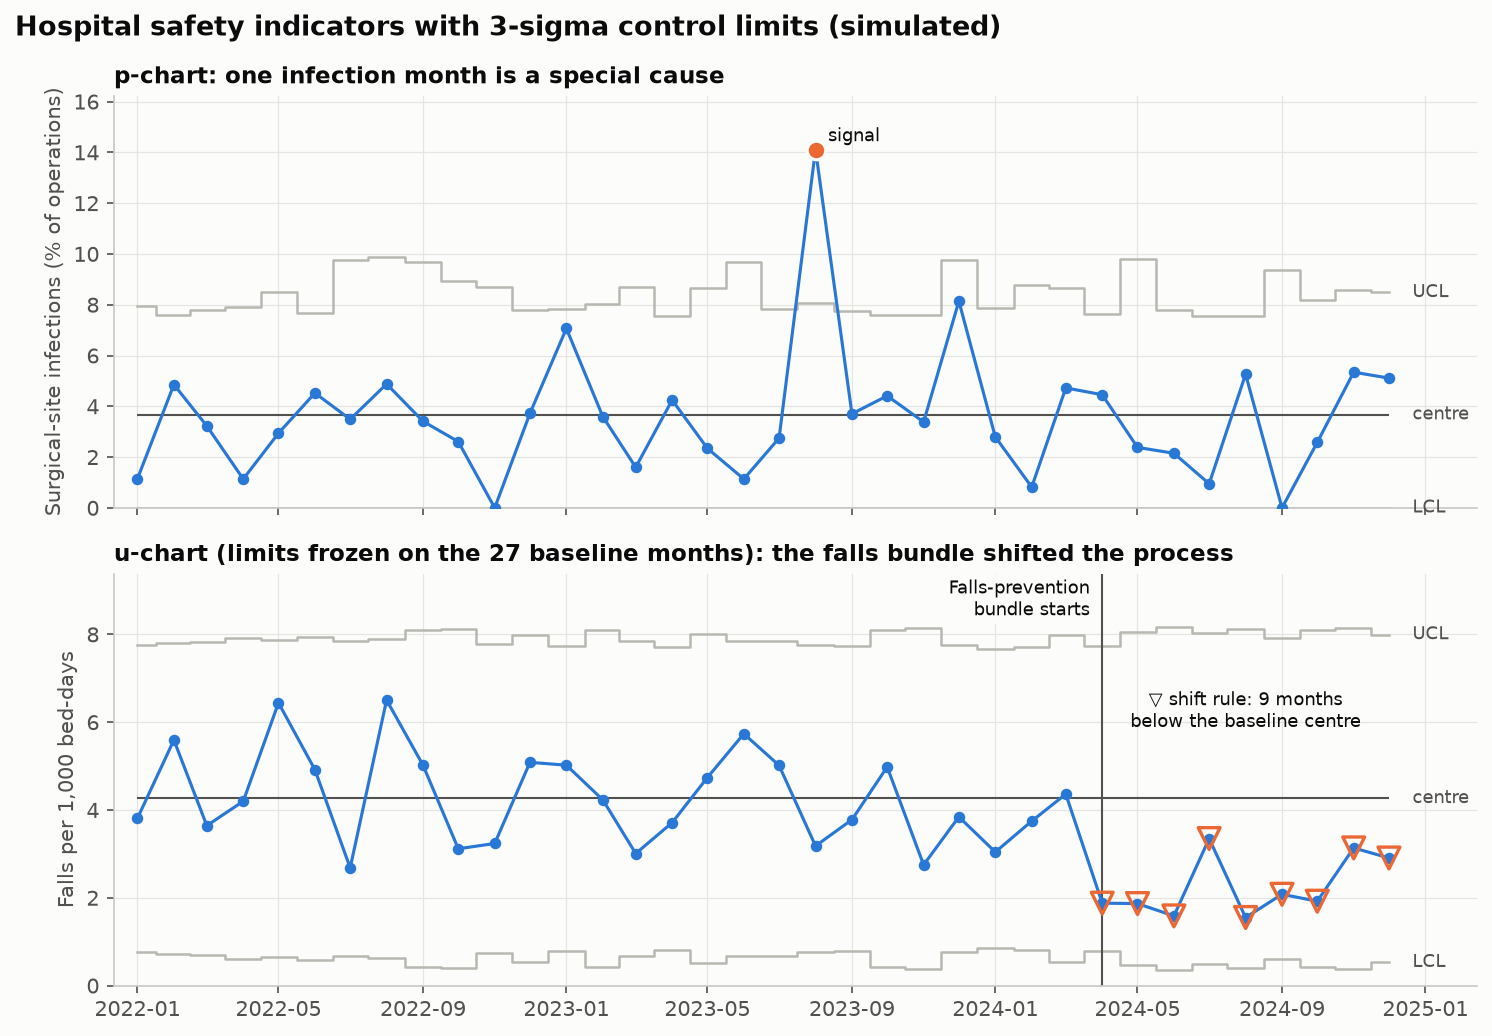

This figure's Python source:
"""
Control Charts (p-chart and u-chart)  -  family: Healthcare & life sciences

DESIGN PURPOSE
Shewhart control charts plot a rate or proportion over time with a centre line
and 3-sigma limits computed from each period's own denominator. Points outside
the limits are special-cause variation worth investigating; everything inside
is the common-cause noise of a stable process. The p-chart handles proportions
(infections per operation), the u-chart rates per unit of exposure (falls per
1,000 bed-days).

WHEN TO USE
  - Monitor a quality or safety indicator whose denominator changes from
    period to period
  - Decide whether a single bad month needs investigation or is within normal
    variation
  - Show whether an improvement has moved the process to a new, stable level

AVOID WHEN
  - Denominators are tiny (a handful of cases per period); the limits become
    meaningless
  - The data show strong seasonality or overdispersion (use a Laney p′/u′
    chart or a model)
  - You have no time order (use a funnel plot to compare units instead)

ALTERNATIVES
  - Run chart (no limits, fewer assumptions)
  - Funnel plot (comparing many units at one time)
  - XmR chart (continuous measures such as waiting times)

REFERENCE
  - Mohammed, M. A., Worthington, P. & Woodall, W. H. (2008). Plotting basic
    control charts: tutorial notes for healthcare practitioners. Quality and
    Safety in Health Care 17(2), 137–145.
    https://qualitysafety.bmj.com/content/17/2/137

EXAMPLE
Simulated hospital data over 36 months. Top: surgical-site infections as a
proportion of operations (80–220 operations a month), with one outbreak month.
Bottom: inpatient falls per 1,000 bed-days, with a falls-prevention bundle
introduced in month 28.

NOTE: Examples use simulated data. De-identify patient data before analysing
it in notebooks: executed notebooks store their outputs.

Run:  python spc_control_chart.py
"""
import sys
from pathlib import Path

# This example uses the reusable vizlib package from this repository
# (or `pip install -e .` at the repo root).
sys.path.insert(0, str(Path(__file__).resolve().parents[2]))

import numpy as np
import pandas as pd
import matplotlib.pyplot as plt

# Library style: categorical colors in fixed order, recessive axes, hairline grid.
PALETTE = ["#2a78d6", "#eb6834", "#1baf7a", "#eda100",
           "#e87ba4", "#008300", "#6250d6", "#e34948"]
SEQ_CMAP = "Blues"      # sequential: one hue, light -> dark
DIV_CMAP = "RdBu_r"     # diverging: two opposite hues, neutral midpoint
GRAY = "#b8b7b1"        # de-emphasised marks
plt.rcParams.update({
    "figure.figsize": (8, 4.8), "figure.dpi": 110, "figure.facecolor": "#fcfcfb",
    "axes.facecolor": "#fcfcfb", "axes.edgecolor": "#c9c8c3", "axes.linewidth": 0.8,
    "axes.spines.top": False, "axes.spines.right": False,
    "axes.grid": True, "grid.color": "#e6e5e1", "grid.linewidth": 0.6, "axes.axisbelow": True,
    "axes.prop_cycle": plt.cycler(color=PALETTE),
    "axes.titlesize": 13, "axes.titleweight": "bold", "axes.titlelocation": "left",
    "axes.labelcolor": "#52514e", "xtick.color": "#52514e", "ytick.color": "#52514e",
    "text.color": "#0b0b0b", "font.size": 10, "lines.linewidth": 2,
    "legend.frameon": False,
})

from vizlib.health import p_chart, u_chart, run_chart_signals

# --- Example data ------------------------------------------------------------
rng = np.random.default_rng(2008)
months = pd.period_range("2022-01", periods=36, freq="M").to_timestamp()
operations = rng.integers(80, 221, 36)
ssi_rate = np.full(36, 0.035)
ssi_rate[19] = 0.12                      # outbreak month
infections = rng.binomial(operations, ssi_rate)
bed_days = rng.integers(2500, 3301, 36)
falls_rate = np.where(np.arange(36) < 27, 4.0, 1.9) / 1000
falls = rng.poisson(falls_rate * bed_days)
change = 27                          # falls bundle starts (month 28)
p = p_chart(infections, operations)
# Freeze the u-chart centre on the baseline months, then extend its limits to every month.
ubar = u_chart(falls[:change], bed_days[:change])["center"].iloc[0]
u = pd.DataFrame({"u": falls / bed_days, "center": ubar})
u["ucl"] = ubar + 3 * np.sqrt(ubar / bed_days)
u["lcl"] = np.clip(ubar - 3 * np.sqrt(ubar / bed_days), 0, None)
u["signal"] = (u["u"] > u["ucl"]) | (u["u"] < u["lcl"])
falls_shift = run_chart_signals(u["u"], center=ubar, shift=8)["shift"]   # rule: 8+ points below centre
pd.DataFrame({"month": months, "operations": operations, "infections": infections,
              "bed_days": bed_days, "falls": falls}).head()

# --- Plot --------------------------------------------------------------------
fig, (a1, a2) = plt.subplots(2, 1, figsize=(10, 7), sharex=True)
for ax, chart, value, scale, label in (
        (a1, p, "p", 100, "Surgical-site infections (% of operations)"),
        (a2, u, "u", 1000, "Falls per 1,000 bed-days")):
    v = chart[value] * scale
    ax.step(months, chart["ucl"] * scale, where="mid", color="#b8b7b1", linewidth=1.2)
    ax.step(months, chart["lcl"] * scale, where="mid", color="#b8b7b1", linewidth=1.2)
    ax.hlines(chart["center"].iloc[0] * scale, months[0], months[-1], color="#52514e", linewidth=1)
    ax.plot(months, v, color=PALETTE[0], marker="o", markersize=4.5, linewidth=1.5, zorder=3)
    sig = chart["signal"].values
    ax.scatter(months[sig], v[sig], s=80, color=PALETTE[1], edgecolor="#fcfcfb", linewidth=1.5, zorder=4)
    for m, val in zip(months[sig], v[sig]):
        ax.annotate("signal", (m, val), xytext=(6, 4), textcoords="offset points", fontsize=8.5,
                    color="#0b0b0b")
    label_x = months[-1] + np.timedelta64(20, "D")
    for key, text in (("center", "centre"), ("ucl", "UCL"), ("lcl", "LCL")):
        ax.text(label_x, chart[key].iloc[-1] * scale, text, va="center", fontsize=8.5, color="#52514e")
    ax.set_ylabel(label)
    ax.set_ylim(0, max(chart["ucl"].max() * scale, v.max()) * 1.15)
    ax.set_xlim(months[0] - np.timedelta64(20, "D"), months[-1] + np.timedelta64(75, "D"))
a1.set_title("p-chart: one infection month is a special cause", fontsize=11)
a2.set_title("u-chart (limits frozen on the 27 baseline months): the falls bundle shifted the process", fontsize=11)
a2.scatter(months[falls_shift], u["u"].values[falls_shift] * 1000, s=110, marker="v", facecolor="none",
           edgecolor=PALETTE[1], linewidth=1.6, zorder=5)
a2.text(months[31], ubar * 1000 * 1.35, f"▽ shift rule: {len(falls_shift)} months\nbelow the baseline centre",
        ha="center", va="bottom", fontsize=8.5)
a2.axvline(months[change], color="#52514e", linewidth=1)
a2.annotate("Falls-prevention\nbundle starts", (months[change], a2.get_ylim()[1]), xytext=(-6, -2),
            textcoords="offset points", fontsize=8.5, ha="right", va="top",
            bbox=dict(boxstyle="square,pad=0.15", fc="#fcfcfb", ec="none"))
fig.suptitle("Hospital safety indicators with 3-sigma control limits (simulated)", x=0.01, ha="left",
             fontweight="bold", fontsize=13)
fig.tight_layout()

# --- Save / show -------------------------------------------------------------
out = Path(__file__).with_name(Path(__file__).stem + ".png")
fig.savefig(out, dpi=150, bbox_inches="tight")
print(f"saved {out}")
if "--no-show" not in sys.argv:
    plt.show()
